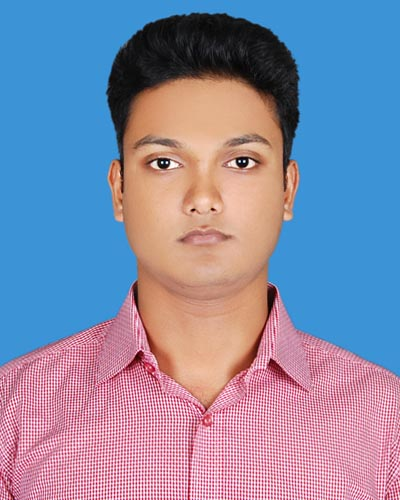
%> input picture Adnan.jpg, 400 x 500 px
$ octave arithmaticOperation.m   (GNU Octave 9; MATLAB toolbox functions it lacks are replaced by stand-ins)
%> lines starting %> are read from the running program, lines starting %| are printed output that depends on the picture
a = imread('Adnan.JPG')
%> a is the input picture: size 500x400x3 uint8; mean R, G, B 136.2, 139, 167.5
b = imread('ab.JPG')
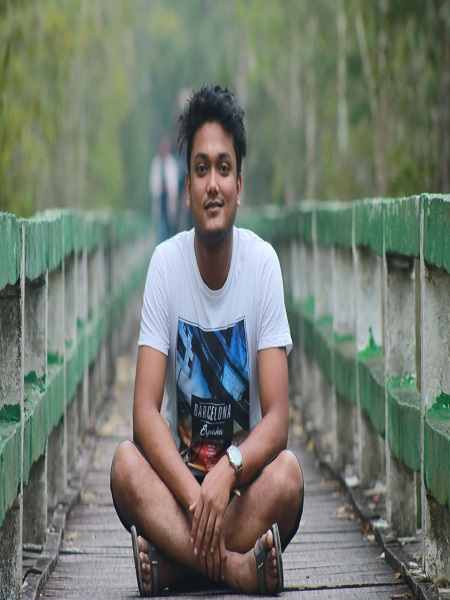
%> input picture ab.JPG, 450 x 600 px
%> b is the input picture: size 600x450x3 uint8; mean R, G, B 114.1, 122, 110.8

c = imresize(b,[size(a,1) size(a,2)])
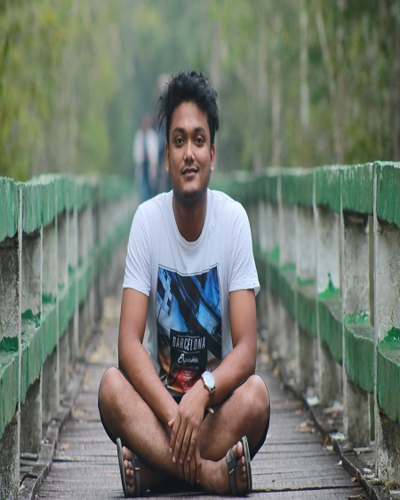
%> c: size 500x400x3 uint8; mean R, G, B 114.1, 122, 110.8

add = imadd(a,c)
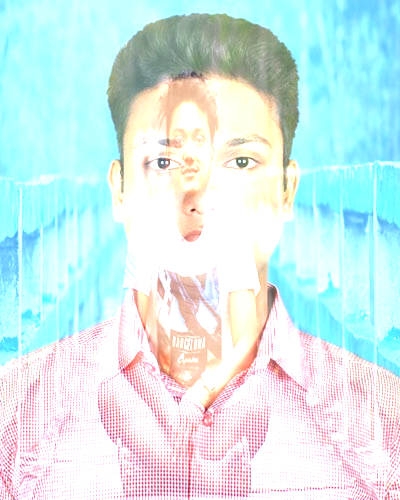
%> add: size 500x400x3 uint8; mean R, G, B 211.6, 235.9, 235.5
sub = imsubtract(a,c)
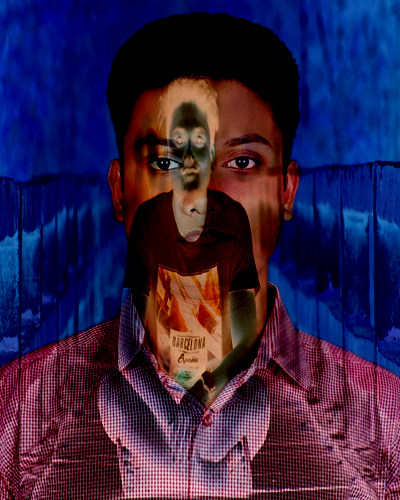
%> sub: size 500x400x3 uint8; mean R, G, B 50.5, 32.2, 70.6
mul = immultiply(a,c)
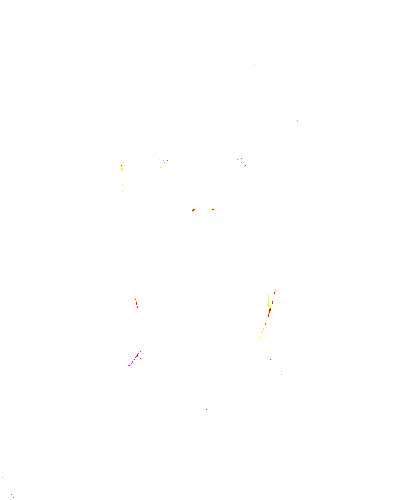
%> mul: size 500x400x3 uint8; mean R, G, B 255, 254.9, 254.9
div = imdivide(a,c)

subplot(2,2,1),imshow(add)
subplot(2,2,2),imshow(sub)
subplot(2,2,3),imshow(mul)
subplot(2,2,4),imshow(div)
